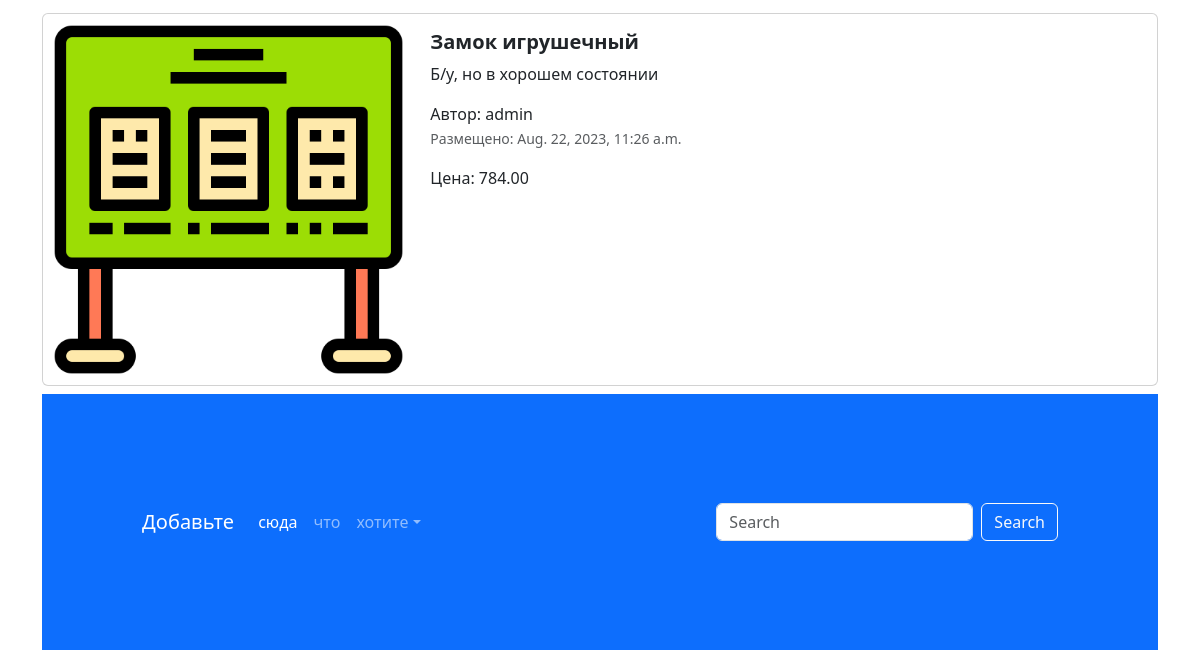
The app's page / (lower part), older data.
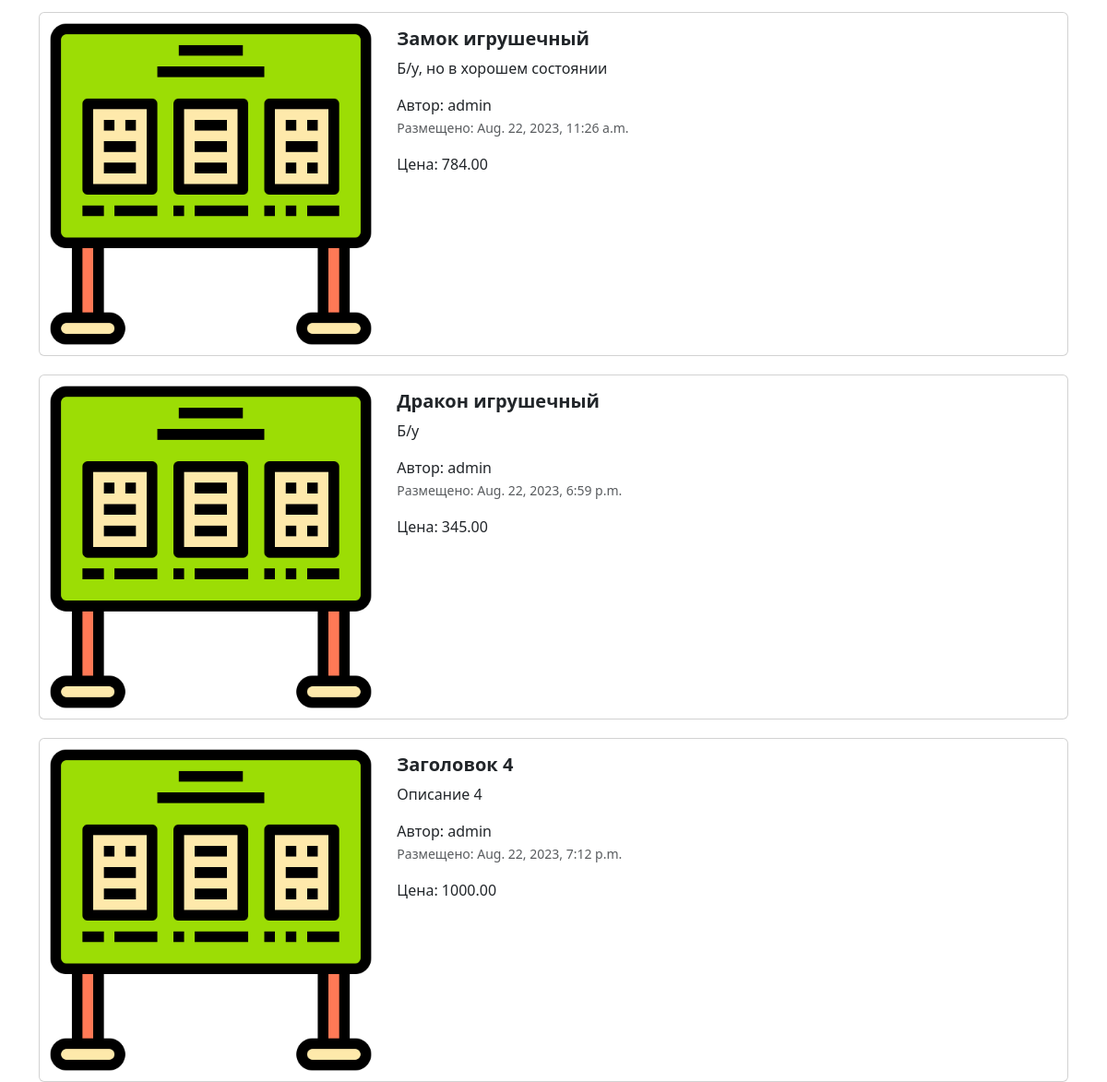
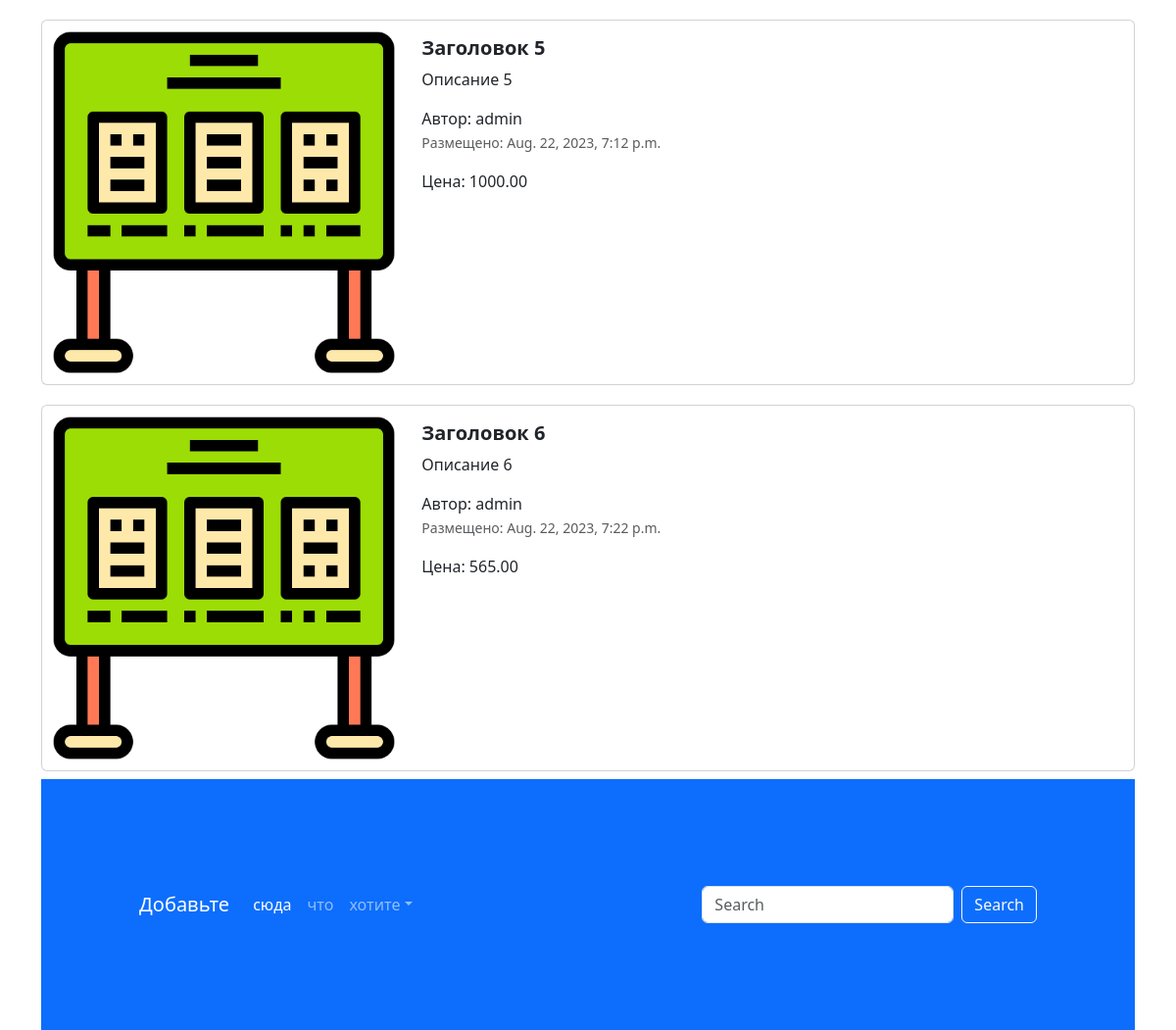
The same page, newer data (2 pictures, top to bottom).
### app_advertisements/models.py (models this page shows, shortened)
class Advertisement(models.Model):
    title=models.CharField("заголовок", max_length=128, validators=[validate_title])
    description=models.TextField("описание")
    price=models.DecimalField("цена", max_digits=10, decimal_places=2)
    auction=models.BooleanField("торг", help_text="отметьте, если торг уместен")
    create_at=models.DateTimeField(auto_now_add=True)
    update_at=models.DateTimeField(auto_now=True)
    user=models.ForeignKey(User, verbose_name='пользователь', on_delete=models.CASCADE)
    image=models.ImageField('изображение', upload_to='advertisements/')
    class Meta:
        db_table='advertisements'

### app_advertisements/views.py (the view)
# urls.py: path('', index, name='mane-page'),
def index(request):
    advertisements=Advertisement.objects.all()
    context={'advertisements': advertisements}
    return render(request, 'index.html', context)

### templates/index.html (shortened to what this page needs)
{% extends 'base.html' %}
{% load static %}
{% block content %}
<body>
<div class="container">
  {% for adv in advertisements %}
  <div class="col">
    <div class="card mb-2" style="max-width: 1200px; margin-top: 20px;">
      <div class="row g-0">
        <div class="col-md-4">
          <a href="advertisement.html" class="nav-link">
            <img src="{% static 'img/abs.png' %}" class="img-fluid rounded-start" alt="Card title">
          </a>
        </div>
        <div class="col-md-8">
          <div class="card-body">
            <h5 class="card-title">
              <a href="advertisement.html" class="nav-link"><strong>{{ adv.title}}</strong></a>
            </h5>
            <a href="advertisement.html" class="nav-link">
              <p class="card-text">
                {{ adv.description }}
              </p>
              <span>Автор: {{ adv.user }}</span>
              <p class="card-text"><small class="text-muted">Размещено: {{ adv.create_at}}</small></p>
              <span> Цена: {{adv.price }}</span>
            </a>
          </div>
        </div>
      </div>
    </div>
    {% endfor %}
<footer style="padding: 100px;" class="bg-primary">
  <nav class="navbar navbar-expand-sm navbar-dark">
    <a class="navbar-brand" href="#">Добавьте</a>
    <div class="collapse navbar-collapse" id="collapsibleNavId">
      <ul class="navbar-nav me-auto mt-2 mt-lg-0">
        <li class="nav-item">
          <a class="nav-link active" href="#" aria-current="page">сюда</a>
        </li>
        <li class="nav-item">
          <a class="nav-link" href="#">что</a>
        </li>
        <li class="nav-item dropdown">
          <a class="nav-link dropdown-toggle" href="#" id="dropdownId" data-bs-toggle="dropdown" aria-haspopup="true"
             aria-expanded="false">хотите</a>
        </li>
      </ul>
      <form class="d-flex my-2 my-lg-0">
        <input class="form-control me-sm-2" type="text" placeholder="Search">
        <button class="btn btn-outline-light my-2 my-sm-0" type="submit">Search</button>
      </form>
    </div>
  </nav>
</footer>
</body>
{% endblock %}

### templates/base.html (shortened to what this page needs)
{% load static %}
<!DOCTYPE html>
<html lang="en">
<head>
  <link href="{% static 'css/bootstrap.min.css' %}" rel="stylesheet">
  <link rel="stylesheet" href="{% static 'css/fontello.css' %}">
</head>
<body>
    {% block content %}
    {% endblock %}
</body>
</html>

Row changes from the older to the newer data that the page shows:
added Advertisement: title "Дракон игрушечный", description "Б/у", user "admin", create_at "Aug. 22, 2023, 6:59 p.m.", price "345.00"
added Advertisement: title "Заголовок 4", description "Описание 4", user "admin", create_at "Aug. 22, 2023, 7:12 p.m.", price "1000.00"
added Advertisement: title "Заголовок 5", description "Описание 5", user "admin", create_at "Aug. 22, 2023, 7:12 p.m.", price "1000.00"
added Advertisement: title "Заголовок 6", description "Описание 6", user "admin", create_at "Aug. 22, 2023, 7:22 p.m.", price "565.00"
